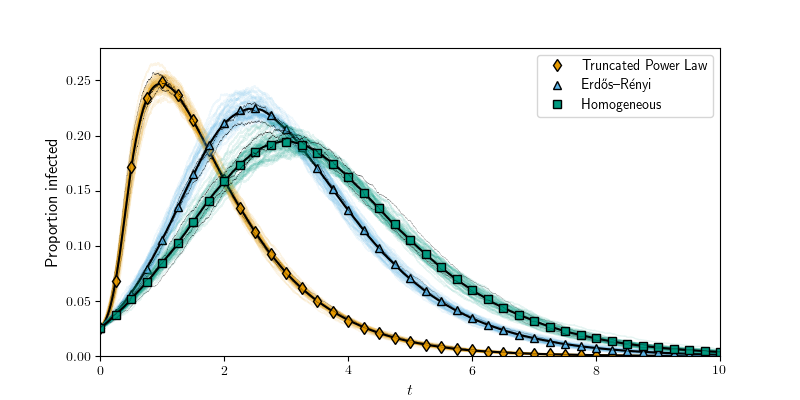

Source code (Python):
import EoN
import networkx as nx
from matplotlib import rc
import matplotlib.pylab as plt


import scipy
import random



colors = ['#5AB3E6','#FF2000','#009A80','#E69A00', '#CD9AB3', '#0073B3',
        '#F0E442']

#commands to make legend be in LaTeX font
#rc('font', **{'family': 'serif', 'serif': ['Computer Modern']})
rc('text', usetex=True)



rho = 0.025
target_k = 6
#Ns=[10000]#, 1000000]
N=10000
tau = 0.5
gamma = 1.
ts = scipy.arange(0,40,0.05)
count = 50 #number of simulations to run for each



def generate_network(Pk, N, ntries = 100):
    r'''Generates an N-node random network whose degree distribution is given by Pk'''
    counter = 0
    while counter< ntries:
        counter += 1
        ks = []
        for ctr in range(N):
            ks.append(Pk())
        if sum(ks)%2 == 0:
            break
    if sum(ks)%2 ==1:
        raise EoN.EoNError("cannot generate even degree sum")
    G = nx.configuration_model(ks)
    return G
 


#An erdos-renyi network has a Poisson degree distribution.
def PkPoisson():
    return scipy.random.poisson(target_k)
def PsiPoisson(x):
    return scipy.exp(-target_k*(1-x))
def DPsiPoisson(x):
    return target_k*scipy.exp(-target_k*(1-x))
    
    
    
#a regular (homogeneous) network has a simple generating function.

def PkHomogeneous():
    return target_k
def PsiHomogeneous(x):
    return x**target_k
def DPsiHomogeneous(x):
    return target_k*x**(target_k-1)




#The following 30 - 40 lines or so are devoted to defining the degree distribution
#and the generating function of the truncated power law network.

#defining the power law degree distribution here:
assert(target_k==6) #if you've changed target_k, then you'll
                   #want to update the range 1..61 and/or 
                   #the exponent 1.5.

PlPk = {}
exponent = 1.5
kave = 0
for k in range(1,61):
    PlPk[k]=k**(-exponent)
    kave += k*PlPk[k]
   
normfactor= sum(PlPk.values())
for k in PlPk:
    PlPk[k] /= normfactor

def PkPowLaw(): 
    r = random.random()
    for k in PlPk:
        r -= PlPk[k]
        if r<0:
            return k

def PsiPowLaw(x):
    #print PlPk
    rval = 0
    for k in PlPk:
        rval += PlPk[k]*x**k
    return rval

def DPsiPowLaw(x):
    rval = 0
    for k in PlPk:
        rval += k*PlPk[k]*x**(k-1)
    return rval
#End of power law network properties.   
 
 
 
 

def process_degree_distribution(N, Pk, color, Psi, DPsi, symbol, label, count):
    report_times = scipy.linspace(0,30,3000)
    sums = 0*report_times
    for cnt in range(count):
        G = generate_network(Pk, N)
        t, S, I, R = EoN.fast_SIR(G, tau, gamma, rho=rho)
        plt.plot(t, I*1./N, '-', color = color, 
                                alpha = 0.1, linewidth=1)
        subsampled_I = EoN.subsample(report_times, t, I)
        sums += subsampled_I*1./N
    ave = sums/count
    plt.plot(report_times, ave, color = 'k')
    
    #Do EBCM    
    N= G.order()#N is arbitrary, but included because our implementation of EBCM assumes N is given.
    t, S, I, R = EoN.EBCM_uniform_introduction(N, Psi, DPsi, tau, gamma, rho, tmin=0, tmax=10, tcount = 41)
    plt.plot(t, I/N, symbol, color = color, markeredgecolor='k', label=label)

    for cnt in range(3):  #do 3 highlighted simulations
        G = generate_network(Pk, N)
        t, S, I, R = EoN.fast_SIR(G, tau, gamma, rho=rho)
        plt.plot(t, I*1./N, '-', color = 'k', linewidth=0.1)




plt.figure(figsize=(8,4))
    
    

#Powerlaw
process_degree_distribution(N, PkPowLaw, colors[3], PsiPowLaw, DPsiPowLaw, 'd', r'Truncated Power Law', count)

#Poisson
process_degree_distribution(N, PkPoisson, colors[0], PsiPoisson, DPsiPoisson, '^', r'Erd\H{o}s--R\'{e}nyi', count)

#Homogeneous
process_degree_distribution(N, PkHomogeneous, colors[2], PsiHomogeneous, DPsiHomogeneous, 's', r'Homogeneous', count)

plt.xlabel(r'$t$', fontsize=12)
plt.ylabel(r'Proportion infected', fontsize=12)
plt.legend(loc = 'upper right', numpoints = 1)

plt.axis(xmax=10, xmin=0, ymin=0)
plt.savefig('fig1p2.png')

